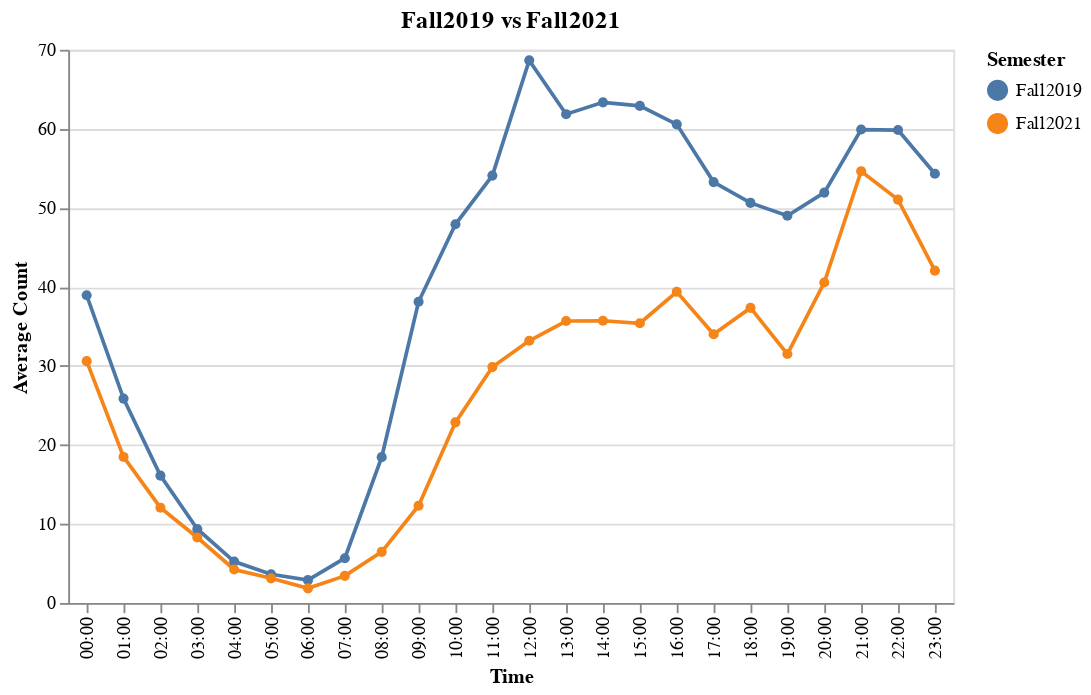

Notebook source saved alongside this figure:
### Markdown cell above
### Comparison of two Bar Charts, Fall19 and Fall21 

you can use your mouse and view additional data by hovering over the graphs.


X-axis is the time of day in a 24-hour clock 

Y-axis is the average count for that time throughout the semester

### Code cell
alt.Chart(df.sample(5000), title='Fall2019 vs Fall2021').mark_line(point = True).encode(
    x = alt.X("Time:O"),
    y=alt.Y("mean(Count):Q",title='Average Count'),
    color='Semester:N',
    tooltip=['mean(Count)','Semester', 'Time']
)

### Figure 1 — Vega-Lite specification as saved in the notebook (floating-point values rounded to 4 significant figures; data arrays with more than 128 entries replaced by an {"elided": "..."} marker saying what was removed)
{"config": {"view": {"continuousWidth": 400, "continuousHeight": 300}}, "data": {"name": "data-9bacd93f2642ab75f0ea9f10b62deea8"}, "mark": {"type": "line", "point": true}, "encoding": {"color": {"type": "nominal", "field": "Semester"}, "tooltip": [{"type": "nominal", "aggregate": "mean", "field": "Count"}, {"type": "nominal", "field": "Semester"}, {"type": "nominal", "field": "Time"}], "x": {"type": "ordinal", "field": "Time"}, "y": {"type": "quantitative", "aggregate": "mean", "field": "Count", "title": "Average Count"}}, "title": "Fall2019 vs Fall2021", "$schema": "https://vega.github.io/schema/vega-lite/v4.8.1.json", "datasets": {"data-9bacd93f2642ab75f0ea9f10b62deea8": {"elided": "5000 records"}}}
